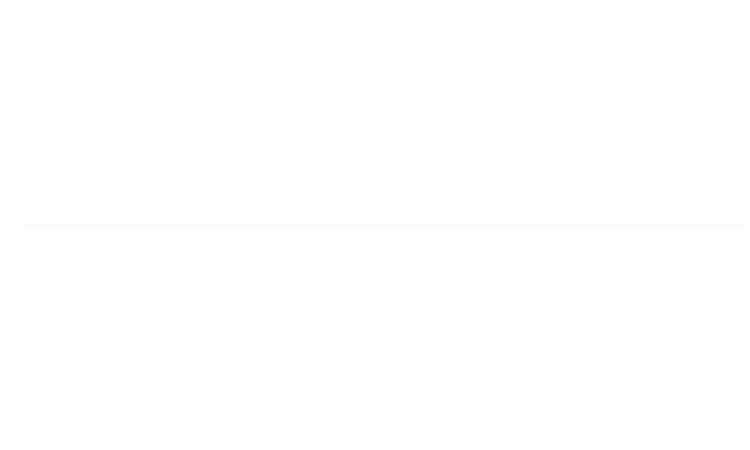
Frame 1 (no input)
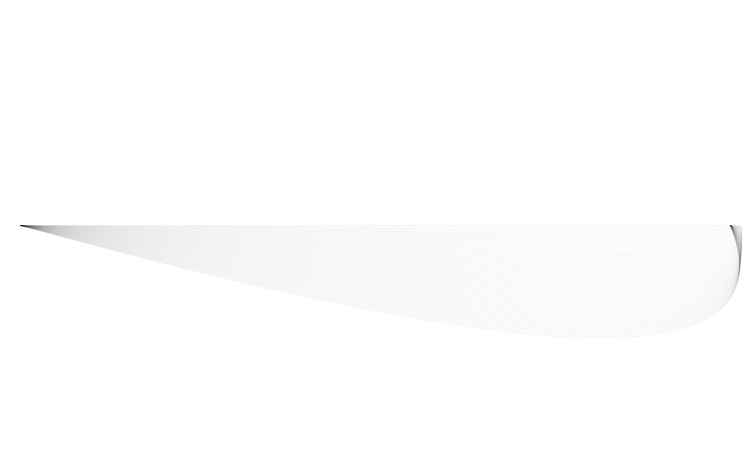
Frame 60 (the mouse pressed at the canvas centre just before this capture)
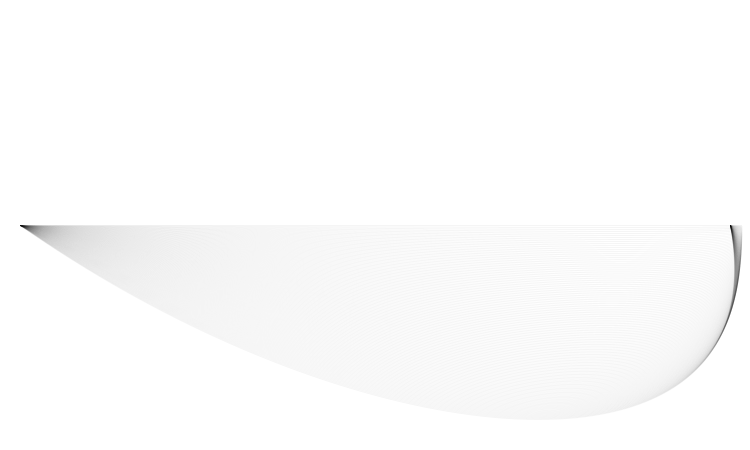
Frame 120 (the mouse held since frame 60 and released just before this capture)

The Processing sketch that drew these frames (run headless with seeded random() and noise(); from frame 60 on, the mouse is pressed at the canvas centre):

// Processing sketch: processing_56800
// ── processing_56800.pde

float  xA, yA, xB, yB, x1,y1,x2,y2;

float sx, sy;

float angle;
float speed;
float radi;

float c,s;

void setup() {
  size(750,450);
  background(255);
  smooth();

  sx = random(5.0);
  sy=random(5.0);

  angle=0.0;
  speed=0.01;
  radi=300.0;
  xA = 20;
  yA = height/2;
  xB = width-20;
  yB = height/2;
}

void draw() {
  
  // dues corbes de lissajus serveixen de punts de control
  c = cos(angle);
  s = sin(angle/sy);
  // c=0;s=0;

  x1 = width/3+c*radi;
  y1 = height/2+s*radi;

  x2 = 2*width/3 + cos(angle/sx)*radi;
  y2 = height/2 + sin(angle)*radi;
//  y2 = y1 + tan(angle*sy)*radi;

  // pintem la corba de bezier
  noFill();
  stroke(0,10);
  bezier(xA,yA,x1,y1,x2,y2,xB,yB);
  
  // fem un pas
  angle+=speed;
}

void neteja() {
  background(255);
}

void keyPressed() {
  switch(key) {
    case('1'):
    neteja();
    sx=5.0;
    sy=random(1);
    break;
    case('2'):
    neteja();
    sx=random(1);
    sy=2.0;
    break;
    default:
    neteja();
      sx = random(5.0);
  sy=random(5.0);

  }
}
